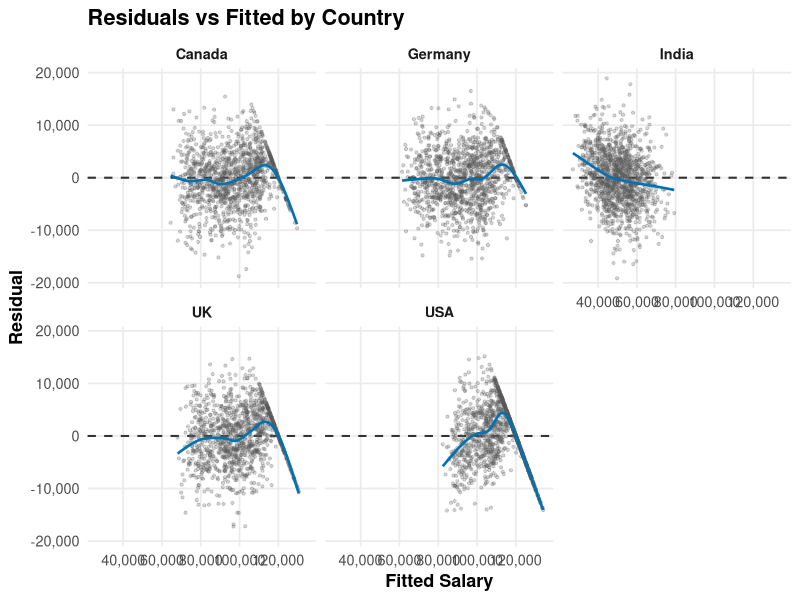
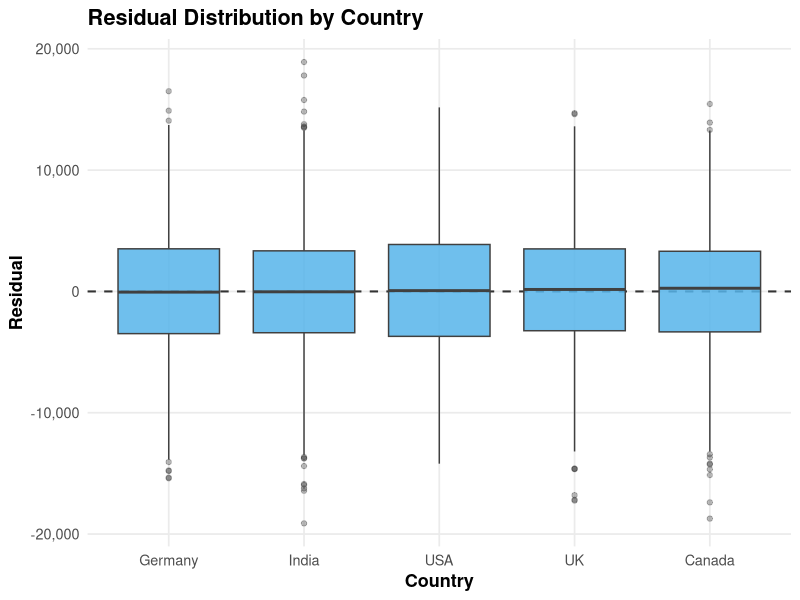
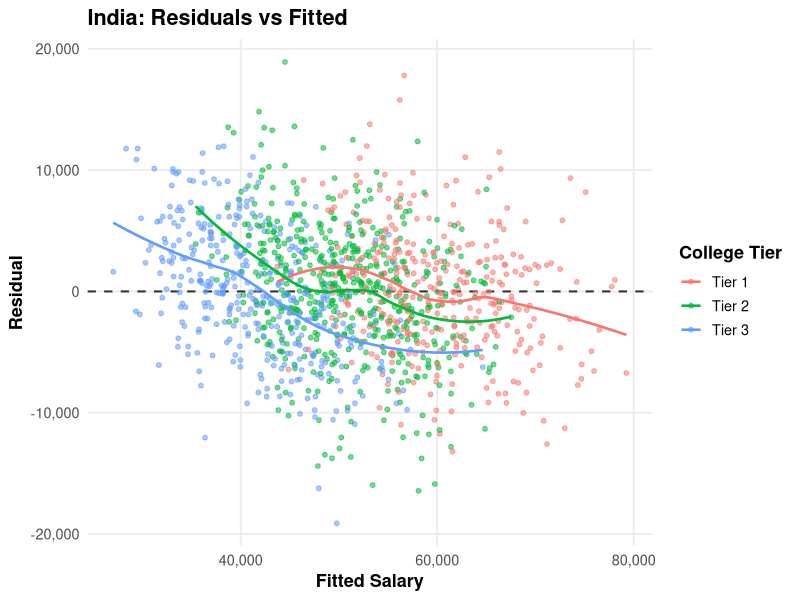
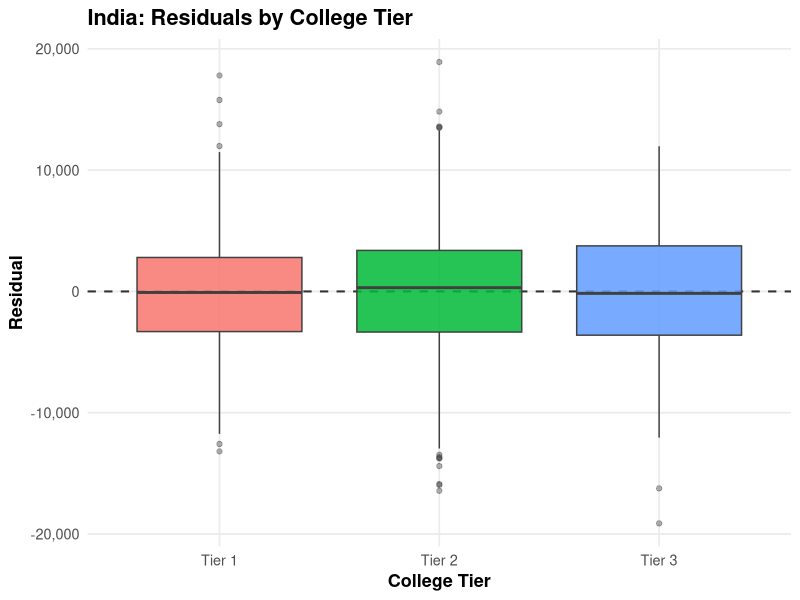

The R script that drew these images, in order:
library(tidyverse)
library(scales)

dir.create("output/tables", recursive = TRUE, showWarnings = FALSE)
dir.create("output/figures", recursive = TRUE, showWarnings = FALSE)

placed_data <- read_csv("data/placed_salary_data.csv", show_col_types = FALSE) %>%
  mutate(
    college_tier = as.factor(college_tier),
    country = as.factor(country),
    university_ranking_band = as.factor(university_ranking_band),
    specialization = as.factor(specialization),
    industry = as.factor(industry)
  )

# final interaction OLS model
model <- lm(
  salary ~ cgpa + aptitude_score + college_tier * country +
    university_ranking_band + specialization + industry,
  data = placed_data
)

# residual < 0 means model overpredicted salary
residual_data <- placed_data %>%
  mutate(
    fitted = fitted(model),
    residual = resid(model),
    studentized_residual = rstudent(model),
    hit_cap = salary == 120000,
    overpredicted = residual < 0,
    underpredicted = residual > 0
  ) %>%
  select(
    fitted,
    residual,
    studentized_residual,
    salary,
    country,
    college_tier,
    specialization,
    industry,
    hit_cap,
    overpredicted,
    underpredicted
  )

summarize_residuals <- function(df) {
  df %>%
    summarise(
      n = n(),
      mean_residual = mean(residual, na.rm = TRUE),
      median_residual = median(residual, na.rm = TRUE),
      residual_sd = sd(residual, na.rm = TRUE),
      mean_abs_residual = mean(abs(residual), na.rm = TRUE),
      rmse = sqrt(mean(residual^2, na.rm = TRUE)),
      percent_overpredicted = 100 * mean(overpredicted, na.rm = TRUE),
      percent_underpredicted = 100 * mean(underpredicted, na.rm = TRUE),
      percent_capped = 100 * mean(hit_cap, na.rm = TRUE),
      .groups = "drop"
    ) %>%
    mutate(
      across(
        c(
          mean_residual,
          median_residual,
          residual_sd,
          mean_abs_residual,
          rmse,
          percent_overpredicted,
          percent_underpredicted,
          percent_capped
        ),
        ~ round(.x, 2)
      )
    )
}

residual_summary_by_country <- residual_data %>%
  group_by(country) %>%
  summarize_residuals() %>%
  arrange(mean_residual)

residual_summary_by_country_tier <- residual_data %>%
  group_by(country, college_tier) %>%
  summarize_residuals() %>%
  arrange(country, college_tier)

residual_summary_by_country_specialization <- residual_data %>%
  group_by(country, specialization) %>%
  summarize_residuals() %>%
  arrange(country, specialization)

write_csv(
  residual_summary_by_country,
  "output/tables/residual_summary_by_country.csv"
)

write_csv(
  residual_summary_by_country_tier,
  "output/tables/residual_summary_by_country_tier.csv"
)

write_csv(
  residual_summary_by_country_specialization,
  "output/tables/residual_summary_by_country_specialization.csv"
)

# bottom 5% residuals = largest overpredictions
severe_cutoff <- quantile(residual_data$residual, 0.05, na.rm = TRUE)

largest_overpredictions <- residual_data %>%
  arrange(residual) %>%
  slice_head(n = 100) %>%
  select(
    salary,
    fitted,
    residual,
    studentized_residual,
    country,
    college_tier,
    specialization,
    industry,
    hit_cap
  )

write_csv(
  largest_overpredictions,
  "output/tables/largest_overpredictions.csv"
)

severe_overprediction_by_country <- residual_data %>%
  mutate(severe_overprediction = residual <= severe_cutoff) %>%
  group_by(country) %>%
  summarise(
    n = n(),
    severe_count = sum(severe_overprediction, na.rm = TRUE),
    within_country_severe_rate = 100 * mean(severe_overprediction, na.rm = TRUE),
    share_of_all_severe_overpredictions =
      100 * severe_count / sum(residual_data$residual <= severe_cutoff, na.rm = TRUE),
    .groups = "drop"
  ) %>%
  mutate(
    across(
      c(within_country_severe_rate, share_of_all_severe_overpredictions),
      ~ round(.x, 2)
    )
  ) %>%
  arrange(desc(share_of_all_severe_overpredictions))

write_csv(
  severe_overprediction_by_country,
  "output/tables/severe_overprediction_by_country.csv"
)

severe_overprediction_by_country_specialization <- residual_data %>%
  mutate(severe_overprediction = residual <= severe_cutoff) %>%
  group_by(country, specialization) %>%
  summarise(
    n = n(),
    severe_count = sum(severe_overprediction, na.rm = TRUE),
    within_group_severe_rate = 100 * mean(severe_overprediction, na.rm = TRUE),
    .groups = "drop"
  ) %>%
  mutate(
    within_group_severe_rate = round(within_group_severe_rate, 2)
  ) %>%
  arrange(desc(within_group_severe_rate))

write_csv(
  severe_overprediction_by_country_specialization,
  "output/tables/severe_overprediction_by_country_specialization.csv"
)

theme_project <- function(base_size = 13) {
  theme_minimal(base_size = base_size) +
    theme(
      plot.title = element_text(face = "bold"),
      axis.title = element_text(face = "bold"),
      strip.text = element_text(face = "bold"),
      legend.title = element_text(face = "bold"),
      panel.grid.minor = element_blank()
    )
}

tier_colors <- c(
  "Tier 1" = "#F8766D",
  "Tier 2" = "#00BA38",
  "Tier 3" = "#619CFF"
)

zero_line_color <- "gray20"

# country facets show subgroup residual patterns
p1 <- ggplot(residual_data, aes(x = fitted, y = residual)) +
  geom_hline(
    yintercept = 0,
    linetype = "dashed",
    color = zero_line_color,
    linewidth = 0.7
  ) +
  geom_point(alpha = 0.25, size = 0.8, color = "gray35") +
  geom_smooth(se = FALSE, color = "#0072B2", linewidth = 0.9) +
  facet_wrap(~ country, ncol = 3) +
  scale_x_continuous(labels = label_comma()) +
  scale_y_continuous(labels = label_comma()) +
  labs(
    title = "Residuals vs Fitted by Country",
    x = "Fitted Salary",
    y = "Residual"
  ) +
  theme_project()

ggsave(
  "output/figures/residuals_vs_fitted_by_country.png",
  p1,
  width = 12,
  height = 7,
  dpi = 300
)

country_order <- residual_summary_by_country %>%
  arrange(median_residual) %>%
  pull(country)

country_order <- residual_summary_by_country %>%
  arrange(median_residual) %>%
  pull(country)

p2 <- residual_data %>%
  mutate(country = factor(country, levels = country_order)) %>%
  ggplot(aes(x = country, y = residual)) +
  geom_hline(
    yintercept = 0,
    linetype = "dashed",
    color = zero_line_color,
    linewidth = 0.7
  ) +
  geom_boxplot(
    fill = "#56B4E9",
    color = "gray25",
    alpha = 0.85,
    outlier.alpha = 0.35
  ) +
  scale_y_continuous(labels = label_comma()) +
  labs(
    title = "Residual Distribution by Country",
    x = "Country",
    y = "Residual"
  ) +
  theme_project()

ggsave(
  "output/figures/residuals_by_country_boxplot.png",
  p2,
  width = 10,
  height = 6,
  dpi = 300
)

india_data <- residual_data %>%
  filter(country == "India")

p3 <- ggplot(india_data, aes(x = fitted, y = residual, color = college_tier)) +
  geom_hline(
    yintercept = 0,
    linetype = "dashed",
    color = zero_line_color,
    linewidth = 0.7
  ) +
  geom_point(alpha = 0.55, size = 1.35) +
  geom_smooth(se = FALSE, linewidth = 0.9) +
  scale_color_manual(values = tier_colors) +
  scale_x_continuous(labels = label_comma()) +
  scale_y_continuous(labels = label_comma()) +
  labs(
    title = "India: Residuals vs Fitted",
    x = "Fitted Salary",
    y = "Residual",
    color = "College Tier"
  ) +
  theme_project()

ggsave(
  "output/figures/india_residuals_vs_fitted.png",
  p3,
  width = 10,
  height = 6,
  dpi = 300
)

p4 <- ggplot(india_data, aes(x = college_tier, y = residual, fill = college_tier)) +
  geom_hline(
    yintercept = 0,
    linetype = "dashed",
    color = zero_line_color,
    linewidth = 0.7
  ) +
  geom_boxplot(alpha = 0.85, outlier.alpha = 0.4, color = "gray25") +
  scale_fill_manual(values = tier_colors) +
  scale_y_continuous(labels = label_comma()) +
  labs(
    title = "India: Residuals by College Tier",
    x = "College Tier",
    y = "Residual",
    fill = "College Tier"
  ) +
  theme_project() +
  theme(legend.position = "none")

ggsave(
  "output/figures/india_residuals_by_tier.png",
  p4,
  width = 10,
  height = 6,
  dpi = 300
)
